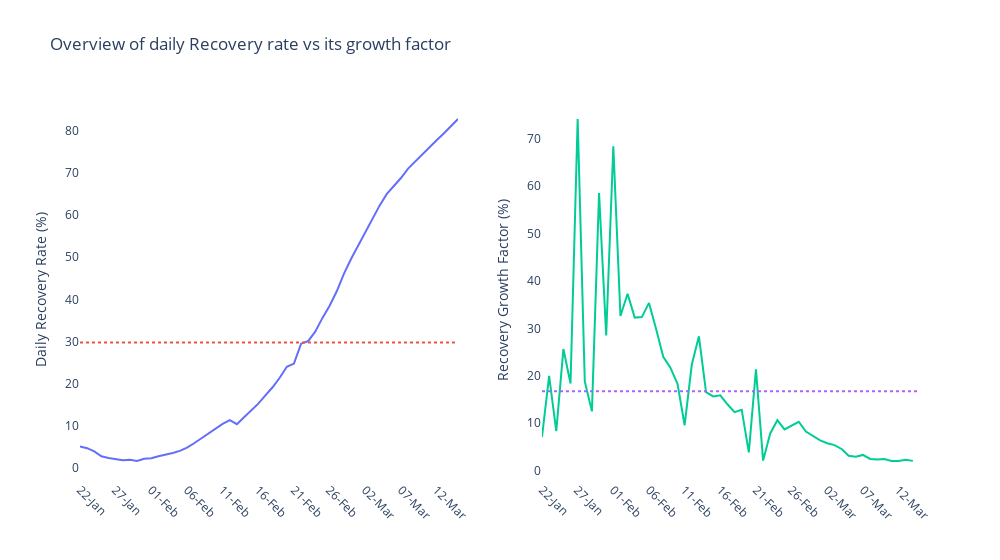

Write notebook code for a chart like this one.
### Markdown cell above
Daily recovery growth rate is exponentially increasing. The graph also indicates that the growth rate will continue to increase.

Looking at recovery growth factor, there are signficant key spikes that jumps above 60% to 74% in a short period of time. The trend continues downward but maintains an average growth factor of approximately 17% - much higher than the rest.

### Code cell
create_growth_plots(observe_date,'recovered')

### Figure 1 — Plotly figure (JSON) as saved in the notebook; plotly's stock layout.template omitted (floating-point values rounded to 4 significant figures)
{"data": [{"name": "Daily Recovery Rate", "type": "scatter", "x": ["22-Jan", "23-Jan", "24-Jan", "25-Jan", "26-Jan", "27-Jan", "28-Jan", "29-Jan", "30-Jan", "31-Jan", "01-Feb", "02-Feb", "03-Feb", "04-Feb", "05-Feb", "06-Feb", "07-Feb", "08-Feb", "09-Feb", "10-Feb", "11-Feb", "12-Feb", "13-Feb", "14-Feb", "15-Feb", "16-Feb", "17-Feb", "18-Feb", "19-Feb", "20-Feb", "21-Feb", "22-Feb", "23-Feb", "24-Feb", "25-Feb", "26-Feb", "27-Feb", "28-Feb", "29-Feb", "01-Mar", "02-Mar", "03-Mar", "04-Mar", "05-Mar", "06-Mar", "07-Mar", "08-Mar", "09-Mar", "10-Mar", "11-Mar", "12-Mar", "13-Mar", "14-Mar", "15-Mar"], "xaxis": "x", "y": [5.119, 4.695, 3.93, 2.788, 2.376, 2.026, 1.838, 1.977, 1.662, 2.187, 2.317, 2.788, 3.118, 3.56, 4.068, 4.831, 5.864, 7.056, 8.087, 9.259, 10.46, 11.36, 10.38, 12.03, 13.6, 15.26, 17.21, 19.15, 21.4, 24.0, 24.77, 29.49, 30.12, 32.39, 35.6, 38.5, 41.91, 46.04, 49.56, 52.76, 55.99, 59.14, 62.23, 64.96, 66.88, 68.79, 71.03, 72.75, 74.43, 76.21, 77.76, 79.34, 81.13, 82.78], "yaxis": "y"}, {"line": {"dash": "dot"}, "name": "Average Recovery Rate", "type": "scatter", "x": ["22-Jan", "23-Jan", "24-Jan", "25-Jan", "26-Jan", "27-Jan", "28-Jan", "29-Jan", "30-Jan", "31-Jan", "01-Feb", "02-Feb", "03-Feb", "04-Feb", "05-Feb", "06-Feb", "07-Feb", "08-Feb", "09-Feb", "10-Feb", "11-Feb", "12-Feb", "13-Feb", "14-Feb", "15-Feb", "16-Feb", "17-Feb", "18-Feb", "19-Feb", "20-Feb", "21-Feb", "22-Feb", "23-Feb", "24-Feb", "25-Feb", "26-Feb", "27-Feb", "28-Feb", "29-Feb", "01-Mar", "02-Mar", "03-Mar", "04-Mar", "05-Mar", "06-Mar", "07-Mar", "08-Mar", "09-Mar", "10-Mar", "11-Mar", "12-Mar", "13-Mar", "14-Mar", "15-Mar"], "xaxis": "x", "y": [29.8, 29.8, 29.8, 29.8, 29.8, 29.8, 29.8, 29.8, 29.8, 29.8, 29.8, 29.8, 29.8, 29.8, 29.8, 29.8, 29.8, 29.8, 29.8, 29.8, 29.8, 29.8, 29.8, 29.8, 29.8, 29.8, 29.8, 29.8, 29.8, 29.8, 29.8, 29.8, 29.8, 29.8, 29.8, 29.8, 29.8, 29.8, 29.8, 29.8, 29.8, 29.8, 29.8, 29.8, 29.8, 29.8, 29.8, 29.8, 29.8, 29.8, 29.8, 29.8, 29.8, 29.8], "yaxis": "y"}, {"name": "Daily Recovery Growth Factor", "type": "scatter", "x": ["22-Jan", "23-Jan", "24-Jan", "25-Jan", "26-Jan", "27-Jan", "28-Jan", "29-Jan", "30-Jan", "31-Jan", "01-Feb", "02-Feb", "03-Feb", "04-Feb", "05-Feb", "06-Feb", "07-Feb", "08-Feb", "09-Feb", "10-Feb", "11-Feb", "12-Feb", "13-Feb", "14-Feb", "15-Feb", "16-Feb", "17-Feb", "18-Feb", "19-Feb", "20-Feb", "21-Feb", "22-Feb", "23-Feb", "24-Feb", "25-Feb", "26-Feb", "27-Feb", "28-Feb", "29-Feb", "01-Mar", "02-Mar", "03-Mar", "04-Mar", "05-Mar", "06-Mar", "07-Mar", "08-Mar", "09-Mar", "10-Mar", "11-Mar", "12-Mar", "13-Mar", "14-Mar", "15-Mar"], "xaxis": "x2", "y": [7.143, 20, 8.333, 25.64, 18.37, 74.14, 18.81, 12.5, 58.52, 28.5, 68.36, 32.61, 37.3, 32.27, 32.38, 35.37, 29.88, 24.01, 21.72, 18.33, 9.579, 22.33, 28.33, 16.57, 15.64, 15.88, 14.0, 12.35, 12.85, 3.838, 21.37, 2.129, 7.855, 10.64, 8.691, 9.467, 10.31, 8.233, 7.228, 6.392, 5.789, 5.381, 4.574, 3.155, 2.951, 3.32, 2.469, 2.334, 2.434, 2.038, 2.045, 2.282, 2.065], "yaxis": "y2"}, {"line": {"dash": "dot"}, "name": "Daily Average Recovery <br> Growth Factor", "type": "scatter", "x": ["22-Jan", "23-Jan", "24-Jan", "25-Jan", "26-Jan", "27-Jan", "28-Jan", "29-Jan", "30-Jan", "31-Jan", "01-Feb", "02-Feb", "03-Feb", "04-Feb", "05-Feb", "06-Feb", "07-Feb", "08-Feb", "09-Feb", "10-Feb", "11-Feb", "12-Feb", "13-Feb", "14-Feb", "15-Feb", "16-Feb", "17-Feb", "18-Feb", "19-Feb", "20-Feb", "21-Feb", "22-Feb", "23-Feb", "24-Feb", "25-Feb", "26-Feb", "27-Feb", "28-Feb", "29-Feb", "01-Mar", "02-Mar", "03-Mar", "04-Mar", "05-Mar", "06-Mar", "07-Mar", "08-Mar", "09-Mar", "10-Mar", "11-Mar", "12-Mar", "13-Mar", "14-Mar", "15-Mar"], "xaxis": "x2", "y": [16.77, 16.77, 16.77, 16.77, 16.77, 16.77, 16.77, 16.77, 16.77, 16.77, 16.77, 16.77, 16.77, 16.77, 16.77, 16.77, 16.77, 16.77, 16.77, 16.77, 16.77, 16.77, 16.77, 16.77, 16.77, 16.77, 16.77, 16.77, 16.77, 16.77, 16.77, 16.77, 16.77, 16.77, 16.77, 16.77, 16.77, 16.77, 16.77, 16.77, 16.77, 16.77, 16.77, 16.77, 16.77, 16.77, 16.77, 16.77, 16.77, 16.77, 16.77, 16.77, 16.77, 16.77], "yaxis": "y2"}], "layout": {"paper_bgcolor": "rgba(0,0,0,0)", "plot_bgcolor": "rgba(0,0,0,0)", "showlegend": false, "title": {"text": "Overview of daily Recovery rate vs its growth factor"}, "width": 1000, "xaxis": {"anchor": "y", "domain": [0, 0.45], "showgrid": false, "tickangle": 45, "tickvals": ["22-Jan", "27-Jan", "01-Feb", "06-Feb", "11-Feb", "16-Feb", "21-Feb", "26-Feb", "02-Mar", "07-Mar", "12-Mar"]}, "xaxis2": {"anchor": "y2", "domain": [0.55, 1], "showgrid": false, "tickangle": 45, "tickvals": ["22-Jan", "27-Jan", "01-Feb", "06-Feb", "11-Feb", "16-Feb", "21-Feb", "26-Feb", "02-Mar", "07-Mar", "12-Mar"]}, "yaxis": {"anchor": "x", "domain": [0, 1], "showgrid": false, "title": {"text": "Daily Recovery Rate (%)"}}, "yaxis2": {"anchor": "x2", "domain": [0, 1], "showgrid": false, "title": {"text": "Recovery Growth Factor (%)"}}}}
